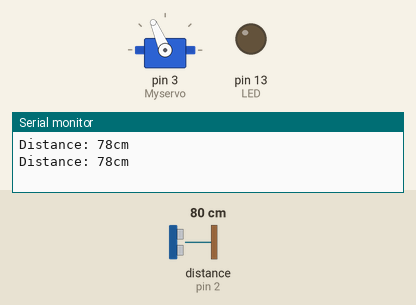
Recording of a sketch running on a simulated Arduino Uno, built with avr-gcc and run on an emulated ATmega328P. Parts: servo, output pins drawn as LEDs (lit = HIGH), the last lines printed to the serial monitor. Wiring (inferred from the names in the program): ultrasonic range finder: trigger pin 4; echo pin 2. The inputs (shaded band) are chosen by the test bench; at power-on: distance to the obstacle (sensor on pin 2) 80 cm. The echo pulse lasts 58.3 µs per cm; pins used as bus, display or sensor lines are not drawn.

Above: at 3.8 s.
3.9 s: distance to the obstacle (sensor on pin 2) set to 23 cm
At 4.07 s:
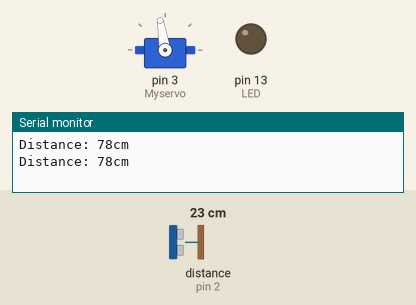
8.7 s: distance to the obstacle (sensor on pin 2) set to 18 cm
At 8.93 s:
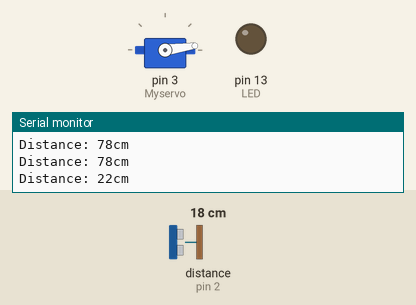
Timing chart, 0 to 21.1 s (numbered marks = the images above; inputs shaded):
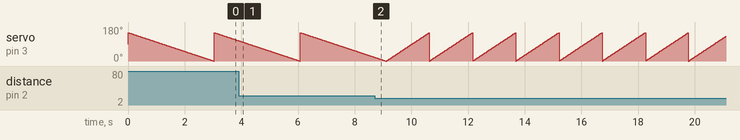

The sketch:

Project1.ino
```cpp
#include<Servo.h>
Servo Myservo;
int pos;
const int echoPin=2;
const int trigPin=4;
long duration;
int distance;
const int LED=13;

void setup() {
  pinMode(LED, OUTPUT);
  pinMode(trigPin, OUTPUT);
  pinMode(echoPin, INPUT);
  Serial.begin(9600);
  Myservo.attach(3);
}

void loop() {
  digitalWrite(trigPin,LOW);
  delayMicroseconds(2);
  digitalWrite(trigPin,HIGH);
  delayMicroseconds(10);
  digitalWrite(trigPin,LOW);
  delayMicroseconds(10);
  duration=pulseIn(echoPin,HIGH);
  distance= duration*0.034/2;
  Serial.print("Distance: ");
  Serial.print(distance);
  Serial.println("cm");
  if (distance<20)
  { digitalWrite(LED, HIGH);
  delayMicroseconds(50);
  digitalWrite(LED, LOW);
  delayMicroseconds(10);
  for(pos=0;pos<=150;pos++){
    Myservo.write(pos);
    delay(10);
  }}
  else
  {digitalWrite(LED, LOW);
  for(pos=150;pos>=0;pos--){
    Myservo.write(pos);
    delay(10);
  delay(10);
  }}}
```

Measured:
- the behaviour switches between 21 and 20 cm on distance to the obstacle (sensor on pin 2) (found by bisection; images 1 and 2)
